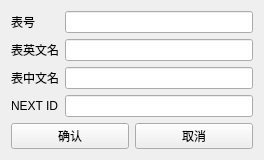
<?xml version="1.0" encoding="UTF-8"?>
<ui version="4.0">
 <class>frmTableModel</class>
 <widget class="QWidget" name="frmTableModel">
  <property name="geometry">
   <rect>
    <x>0</x>
    <y>0</y>
    <width>264</width>
    <height>152</height>
   </rect>
  </property>
  <property name="windowTitle">
   <string>表信息</string>
  </property>
  <layout class="QFormLayout" name="formLayout">
   <property name="fieldGrowthPolicy">
    <enum>QFormLayout::AllNonFixedFieldsGrow</enum>
   </property>
   <item row="0" column="0">
    <layout class="QVBoxLayout" name="verticalLayout_2">
     <item>
      <widget class="QLabel" name="label">
       <property name="text">
        <string>表号</string>
       </property>
      </widget>
     </item>
     <item>
      <widget class="QLabel" name="label_2">
       <property name="text">
        <string>表英文名</string>
       </property>
      </widget>
     </item>
     <item>
      <widget class="QLabel" name="label_3">
       <property name="text">
        <string>表中文名</string>
       </property>
      </widget>
     </item>
     <item>
      <widget class="QLabel" name="label_4">
       <property name="text">
        <string>NEXT ID</string>
       </property>
      </widget>
     </item>
    </layout>
   </item>
   <item row="0" column="1">
    <layout class="QVBoxLayout" name="verticalLayout">
     <item>
      <widget class="QLineEdit" name="line_tableno"/>
     </item>
     <item>
      <widget class="QLineEdit" name="line_enname"/>
     </item>
     <item>
      <widget class="QLineEdit" name="line_cnname"/>
     </item>
     <item>
      <widget class="QLineEdit" name="line_nextid"/>
     </item>
    </layout>
   </item>
   <item row="1" column="0" colspan="2">
    <layout class="QHBoxLayout" name="horizontalLayout">
     <item>
      <widget class="QPushButton" name="btn_ok">
       <property name="text">
        <string>确认</string>
       </property>
      </widget>
     </item>
     <item>
      <widget class="QPushButton" name="btn_cancel">
       <property name="text">
        <string>取消</string>
       </property>
      </widget>
     </item>
    </layout>
   </item>
  </layout>
 </widget>
 <resources/>
 <connections/>
</ui>
